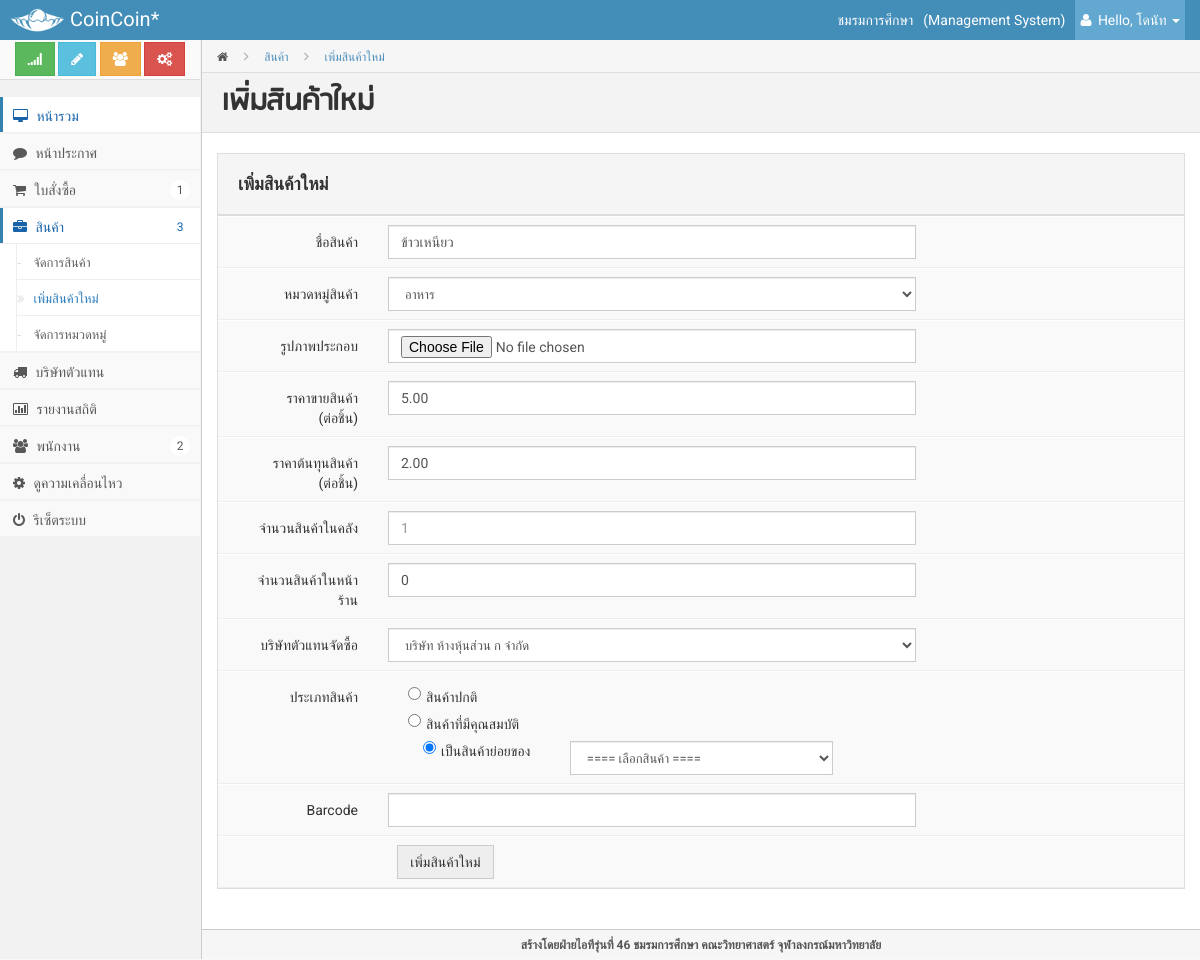
Page /admin/index.php?page=addproduct&pid=1 (signed in) on the committed database.
### tables this page shows
CREATE TABLE IF NOT EXISTS `whmakeproduct` (
  `productid` int(5) NOT NULL,
  `warehouseid` int(5) NOT NULL,
  PRIMARY KEY (`warehouseid`,`productid`),
  KEY `productidFK` (`productid`)
);

CREATE TABLE IF NOT EXISTS `product` (
  `productid` int(10) NOT NULL AUTO_INCREMENT,
  `pname` varchar(100) NOT NULL,
  `catid` int(3) NOT NULL,
  `pic` varchar(200) DEFAULT NULL,
  `price` decimal(10,2) NOT NULL,
  `cost` decimal(10,2) DEFAULT NULL,
  `stock` int(5) NOT NULL,
  `type` int(2) NOT NULL,
  `barcode` varchar(13) DEFAULT NULL,
  `parentid` int(10) DEFAULT NULL,
  PRIMARY KEY (`productid`),
  KEY `catid` (`catid`)
);

CREATE TABLE IF NOT EXISTS `category` (
  `catid` int(2) NOT NULL AUTO_INCREMENT COMMENT 'ID หมวดหมู่',
  `description` varchar(100) DEFAULT NULL COMMENT 'ชื่อหมวดหมู่',
  `ranking` int(3) NOT NULL,
  PRIMARY KEY (`catid`),
  UNIQUE KEY `description` (`description`)
);

### admin/modules/addproduct.php (the view, shortened to what this page needs)
<?php
	$pid =  (isset($_GET["pid"])) ? $_GET["pid"] : '';
	$ch = false;
	if(isset($_GET["pid"])) {
		$ch = true;
		$sqllist = "SELECT * FROM product p LEFT OUTER JOIN whmakeproduct whp ON p.productid=whp.productid LEFT OUTER JOIN warehouse wh ON wh.warehouseid = whp.warehouseid WHERE p.productid=$pid ";
		$query= mysqli_query($connect, $sqllist);
		$row = mysqli_fetch_array($query);
	}
?>
        <div class="page-head">
            <div class="bread-crumb">
                <a href="index.html"><i class="icon-home"></i></a>
                <i class="icon-angle-right"></i>
                <a href="index.php?page=product" class="bread-current">สินค้า</a>
				<i class="icon-angle-right"></i>
                <a href="#" class="bread-current">เพิ่มสินค้าใหม่</a>
            </div>
            <h3 class="content-heading">เพิ่มสินค้าใหม่</h3>
        </div>
        <div class="matter">
            <div class="container">
                <div class="row">
					<div class="col-md-12">
					<form action="index.php?page=addproduct&action=add" method="POST" class="form-horizontal form-box" role="form" enctype="multipart/form-data">
                                    <h4 class="form-box-header">เพิ่มสินค้าใหม่</h4>
                                    <div class="form-box-content">
                                        <div class="form-group">
                                            <label class="col-lg-7 control-label">ชื่อสินค้า</label>
                                            <div class="col-lg-7">
                                                <input class="form-control" placeholder="" type="text" name="product_name" <?php if($ch) echo "value=\"{$row['pname']}\"";?>>
                                            </div>
                                        </div>
										<div class="form-group">
                                            <label class="col-lg-5 control-label">หมวดหมู่สินค้า</label>
                                            <div class="col-lg-7">
													<select name="product_catid" class="form-control">
													<?php
													$sql = mysqli_query($connect, "SELECT catid, description FROM category ORDER BY ranking");
													while($result = mysqli_fetch_array($sql)) {
														echo "<option value=\"{$result['catid']}\" ";
														if($ch) {
																	if($result['catid'] == $row['catid']) echo "selected";
														}
														echo ">{$result['description']}</option>";
													}
													?>
													</select>
                                            </div>
                                        </div>
										<div class="form-group">
                                            <label class="col-lg-5 control-label">รูปภาพประกอบ</label>
                                            <div class="col-lg-7">
                                                <input type="file" name="fileUpload" class="form-control"/>
                                            </div>
                                        </div>
										<div class="form-group">
                                            <label class="col-lg-5 control-label">ราคาขายสินค้า<br>(ต่อชิ้น)</label>
                                            <div class="col-lg-7">
                                                <input class="form-control" placeholder="0.00" type="text" name="product_price" <?php if($ch) echo "value=\"{$row['price']}\"";?>>
                                            </div>
                                        </div>
										<div class="form-group">
                                            <label class="col-lg-5 control-label">ราคาต้นทุนสินค้า<br>(ต่อชิ้น)</label>
                                            <div class="col-lg-7">
                                                <input class="form-control" placeholder="0.00" type="text" name="product_cost" <?php if($ch) echo "value=\"{$row['cost']}\"";?>>
                                            </div>
                                        </div>
                                        <div class="form-group">
                                            <label class="col-lg-5 control-label">จำนวนสินค้าในคลัง</label>
                                            <div class="col-lg-7">
                                                <input class="form-control" placeholder="1" type="text" name="product_wstock" <?php if($ch) echo "value=\"{$row['wStock']}\"";?>>
                                            </div>
                                        </div>
										<div class="form-group">
                                            <label class="col-lg-5 control-label">จำนวนสินค้าในหน้าร้าน</label>
                                            <div class="col-lg-7">
                                                <input class="form-control" placeholder="1" type="text" name="product_stock" <?php if($ch) echo "value=\"{$row['stock']}\"";?>>
                                            </div>
                                        </div>
										<div class="form-group">
                                            <label class="col-lg-5 control-label">บริษัทตัวแทนจัดซื้อ</label>
                                            <div class="col-lg-7">
                                                <select name="product_warehouse" class="form-control" >
													<?php
													$sql = mysqli_query($connect, "SELECT warehouseid, wname FROM warehouse");
													while($result = mysqli_fetch_array($sql)) {
														echo "<option value=\"{$result['warehouseid']}\" ";
														if($ch) {
																	if($result['warehouseid'] == $row['warehouseid']) echo "selected";
														}
														echo ">{$result['wname']}</option>";
													}
													?>
												</select>
                                            </div>
                                        </div>
										<div class="form-group">
                                            <label class="col-lg-5 control-label">ประเภทสินค้า</label>
                                            <div class="col-lg-8">
                                                <div class="radio">
                                                    <label>
                                                        <input type="radio" name="product_type" id="optionsRadios1"
                                                               value="1" <?php if(!$ch) echo "checked";?> >สินค้าปกติ
                                                    </label>
                                                </div>
                                                <div class="radio">
                                                    <label>
                                                        <input type="radio" name="product_type" id="optionsRadios2"
                                                               value="2">สินค้าที่มีคุณสมบัติ
                                                    </label>
                                                </div>
												<div class="radio">
													<div class="col-lg-3">
														<label>
															<input type="radio" name="product_type" id="optionsRadios2"
																   value="3" <?php if($ch) echo "checked";?> >เป็นสินค้าย่อยของ
														</label>
													</div>
													<div class="col-lg-6">
														<select name="subproduct" class="form-control" >
														<option selected>==== เลือกสินค้า ====</option>
														</select>
													</div>
                                            </div>
                                            </div>
                                        </div>
										<div class="form-group">
                                            <label class="col-lg-5 control-label">Barcode</label>
                                            <div class="col-lg-7">
                                                <input class="form-control" placeholder="" type="text" name="product_barcode">
                                            </div>
                                        </div>
                                        <div class="form-group">
                                            <div class="col-lg-offset-2 col-lg-9">
                                                <button type="submit" class="btn btn-default">เพิ่มสินค้าใหม่</button>
                                            </div>
                                        </div>
                                    </div>
                    </form>
					</div>
                </div>
            </div>
        </div>

### admin/style/style.css (style rules this page uses)
* { border-radius: 0 !important; filter: progid:DXImageTransform.Microsoft.gradient(enabled = false) !important; text-shadow: none !important; font-family: Roboto,"Helvetica Neue",Helvetica, sans-serif; }
form * { font-family: Roboto,"Helvetica Neue",Helvetica, sans-serif; }
input, textarea { background-image: none !important; border: 1px solid #ccc !important; font-family: Roboto,"Helvetica Neue",Helvetica, sans-serif !important; }
select { font-size: 13px !important; }
input[type="radio"], input[type="checkbox"] { margin: 0px 0 0 !important; margin-right: 5px !important; line-height: 23px !important; border:0px !important; }
.btn { background-image: none !important; font-family: Roboto,"Helvetica Neue",Helvetica, sans-serif; outline: 0 none; }
body { background-color: #F9F9F9; color: #333333; font-family: Roboto,"Helvetica Neue",Helvetica,Arial,sans-serif; font-size: 14px; -webkit-font-smoothing: antialiased; line-height: 20px; padding-top: 40px; }
h1, h2, h3, h4, h5, h6, .h1, .h2, .h3, .h4, .h5, .h6 { font-family: Roboto,"Helvetica Neue",Helvetica,Arial,sans-serif; font-weight: 700; line-height: 20px; }
h1, h2, h3 { line-height: 40px; margin-bottom: 10px; margin-top: 20px; }
h4, h5, h6 { margin-bottom: 10px; margin-top: 10px; }
h3, .h3 { font-size: 24px; }
h4, .h4 { font-size: 18px; }
a { color: #4C8FBD; }
label { font-weight: 400; }
.btn-default { background: #EEEEEE !important; }
form { margin: 10px; }
form label { font-weight: 400; }
.form-horizontal .control-label { width: 150px; }
.form-box { background-color: #F9F9F9; border: 1px solid #DDDDDD; margin: 0 0 20px; }
.form-box-header { background-color: #F5F5F5; border-bottom: 2px solid #DDDDDD; margin: 0; padding: 20px; }
.form-box-content { padding: 0 15px; }
.form-box .form-group { border-bottom: 1px solid #EEEEEE; border-top: 1px solid #FFFFFF; margin: 0 -15px; padding: 8px 5px; }
.mainbar .container { max-width:100% !important; }
.mainbar .page-head { padding: 0 20px 0px; }
.mainbar .bread-crumb { background-color: #F6F6F6; border-bottom: 1px solid #DDDDDD; list-style: none outside none; margin: 0px -20px 20px; padding: 0 0 0 15px; }
.mainbar .bread-crumb > i { color: #aaa; line-height: 32px; padding: 0 12px; }
.mainbar .bread-crumb a { display: inline-block; color: #555; font-size: 12px; height: 30px; line-height: 32px; }
.mainbar .bread-crumb a.bread-current { color: #4C8FBD; text-decoration: none; }
.content-heading { font-family: 'rsu-regular'; font-size: 2.3em; border-top: 0 none; margin: -20px -20px 20px 0; background-color: #F3F3F3; border-bottom: 1px solid #DDDDDD; border-top: 1px solid #DDDDDD; padding: 10px 20px 9px; }
.mainbar .page-head .content-heading { margin: -20px -20px 20px; border-top: 0; }
.mainbar .matter { padding: 0 0 20px 0px; }

### rows in the picture
whmakeproduct: product_name "ข้าวเหนียว", product_price "5.00", product_cost "2.00", product_stock "0"
product: product_catid "อาหาร"

### other values in the picture
$info['name'] "ชมรมการศึกษา"
$_SESSION["firstname"] "โดนัท"
form field product_warehouse "บริษัท ห้างหุ้นส่วน ก จำกัด"
